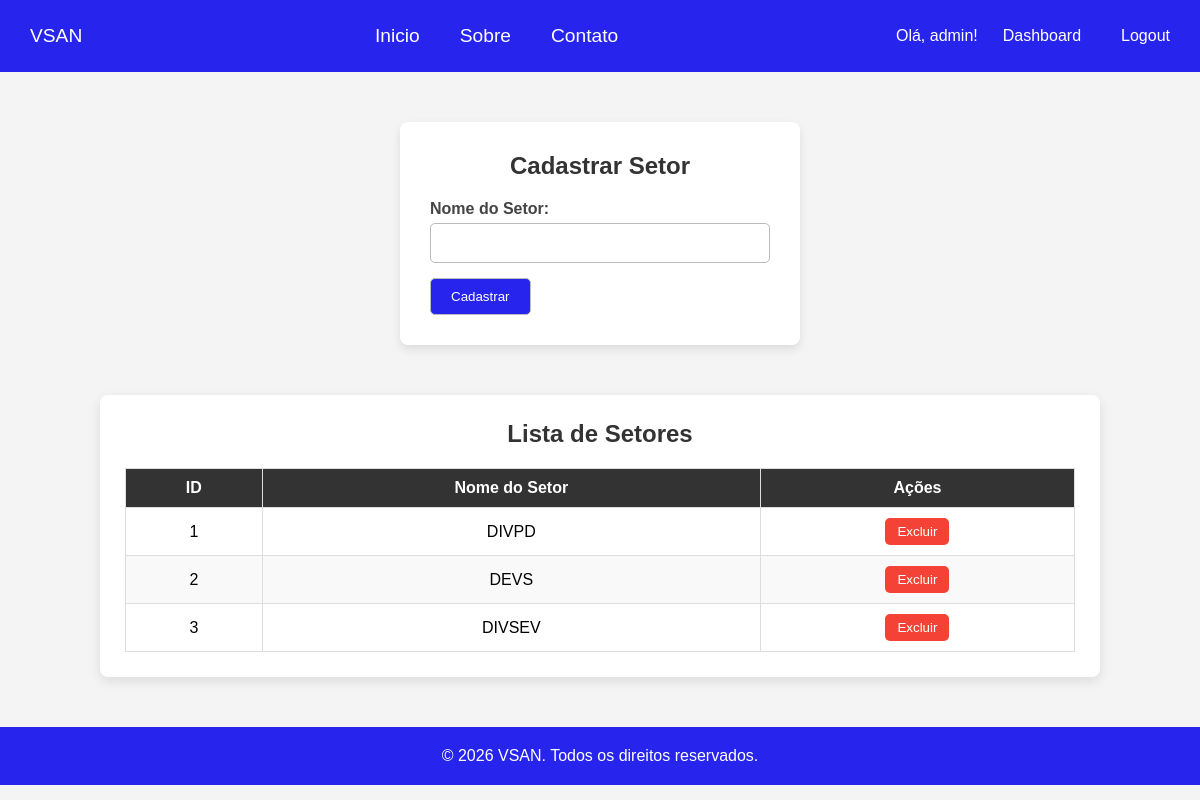
The app's page /cadastrar-setor/ (signed in) with its own data.
### usuarios/models.py (models this page shows, shortened)
class Usuario(AbstractUser):
    TIPO_USUARIO_CHOICES = [
        ('diretor', 'Diretor'),
        ('coordenador', 'Coordenador'),
        ('funcionario', 'Funcionário'),
    ]
    setor = models.ForeignKey(Setor, on_delete=models.CASCADE, verbose_name='Setor', null=True, blank=True)
    tipo_usuario = models.CharField(max_length=20, choices=TIPO_USUARIO_CHOICES, verbose_name='Tipo de Usuário', null=True, blank=True)
    servidor = models.OneToOneField(Servidor, on_delete=models.CASCADE, null=True, blank=True, related_name="usuario")
    objects = UsuarioManager()

### setores/models.py (models this page shows, shortened)
class Setor(models.Model):
    id = models.AutoField(primary_key=True, verbose_name='ID')
    nome = models.CharField(max_length=100, verbose_name='Nome do Setor', unique=True)

### setores/views.py (the view, shortened to what this page needs)
# urls.py: path('cadastrar-setor/', setor_views.cadastrar_setor, name='cadastrar_setor'),
@login_required
def cadastrar_setor(request):
    setores = Setor.objects.all()
    return render(request, 'setores/cadastrar_setor.html', {'setores': setores})

### setores/templates/setores/cadastrar_setor.html (shortened to what this page needs)
{% extends 'base.html' %}
{% block content %}
<div class="container">
<h2>Cadastrar Setor</h2>
<form method="post" class="form">
    <div class="form-group">
        <label for="nome">Nome do Setor:</label>
        <input type="text" id="nome" name="nome" required>
    </div>
    <button type="submit" class="btn-secondary">Cadastrar</button>
</form>
</div>
<div class="dashboard-container">
    <h2>Lista de Setores</h2>
    <table class="dashboard-table">
        <thead>
            <tr>
                <th>ID</th>
                <th>Nome do Setor</th>
                <th>Ações</th>
            </tr>
        </thead>
        <tbody>
            {% for setor in setores %}
            <tr>
                <td>{{ setor.id }}</td>
                <td>{{ setor.nome }}</td>
                <td>
                    <form method="post" action="{% url 'excluir_setor' setor.id %}" style="display:inline;">
                        <button type="submit" class="btn-danger">Excluir</button>
                    </form>
                </td>
            </tr>
            {% empty %}
            <tr>
                <td colspan="3">Nenhum setor cadastrado.</td>
            </tr>
            {% endfor %}
        </tbody>
    </table>
</div>
{% endblock %}

### templates/header.html
{% load static %}
<header class="header">
    <a href="{% url 'home' %}" class="logo">VSAN</a>
    <nav>
        <ul class="menu">
            <li><a href="{% url 'home' %}" class='btn-primary'>Inicio</a></li>
            <li><a href="{% url 'about' %}" class='btn-primary'>Sobre</a></li>
            <li><a href="{% url 'contact' %}" class='btn-primary'>Contato</a></li>
        </ul>
    </nav>
    <div class="auth-buttons">
    {% if user.is_authenticated %}
        <span class="user-info">Olá, {{ user.username }}!</span>
        <a href="{% url 'dashboard' %}" class='btn-primary'>Dashboard</a>
        <a href="{% url 'logout' %}" class='btn-primary'>Logout</a>
    {% else %}
        <a href="{% url 'login' %}" class='btn-primary'>Login</a>
    {% endif %}
    </div>
</header>

### usuarios/static/css/style.css (style rules this page uses)
* { margin: 0; padding: 0; box-sizing: border-box; }
body { font-family: Arial, sans-serif; background-color: #f4f4f4; }
.header { display: flex; justify-content: space-between; background-color: #2724ee; color: #fff; padding: 15px; align-items: center; }
.header a { text-decoration: none; font-size: 1.2em; padding: 10px 15px; display: block; color: inherit; }
.menu { list-style: none; display: flex; gap: 10px; }
.container { max-width: 400px; margin: 50px auto; background: #fff; padding: 30px; border-radius: 8px; box-shadow: 0px 4px 10px rgba(0,0,0,0.1); }
.container h2 { text-align: center; margin-bottom: 20px; color: #333; }
.form .form-group { margin-bottom: 15px; }
.form label { display: block; margin-bottom: 5px; font-weight: bold; color: #444; }
.form input { width: 100%; padding: 10px; border: 1px solid #bbb; border-radius: 5px; font-size: 1em; }
.btn-primary { background-color: #2724ee; color: #fff; padding: 10px 20px; border: none; border-radius: 5px; text-decoration: none; cursor: pointer; transition: background 0.3s; }
.btn-secondary { background-color: #2724ee; color: #fff; padding: 10px 20px; border: 1px solid #bbb; border-radius: 5px; text-decoration: none; transition: background 0.3s; cursor: pointer; }
.dashboard-container { max-width: 1000px; margin: 30px auto; background: #fff; padding: 25px; border-radius: 8px; box-shadow: 0px 4px 12px rgba(0,0,0,0.1); }
.dashboard-container h2 { text-align: center; margin-bottom: 20px; color: #333; }
.dashboard-table { width: 100%; border-collapse: collapse; margin-top: 15px; }
.dashboard-table th, .dashboard-table td { border: 1px solid #ddd; padding: 10px; text-align: center; }
.dashboard-table th { background-color: #333; color: #fff; }
.dashboard-table tr:nth-child(even) { background-color: #f9f9f9; }
.btn-danger { background-color: #f44336; color: #fff; padding: 6px 12px; border: none; border-radius: 5px; cursor: pointer; transition: background 0.3s; }
.auth-buttons { display: flex; gap: 10px; align-items: center; }
.auth-buttons a { padding: 8px 15px; border-radius: 5px; text-decoration: none; font-size: 1em; }

### records on screen
Usuario: username "admin"
Setor: id "1", nome "DIVPD"
Setor: id "2", nome "DEVS"
Setor: id "3", nome "DIVSEV"
